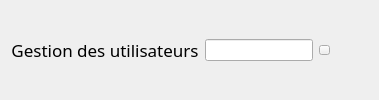
            <widget class="QWidget" name="widget_9" native="true">
             <layout class="QHBoxLayout" name="horizontalLayout_3" stretch="5,4,0">
              <item>
               <widget class="QLabel" name="label_2">
                <property name="font">
                 <font>
                  <family>Montserrat Medium</family>
                  <pointsize>13</pointsize>
                 </font>
                </property>
                <property name="text">
                 <string>Gestion des utilisateurs</string>
                </property>
                <property name="alignment">
                 <set>Qt::AlignCenter</set>
                </property>
               </widget>
              </item>
              <item>
               <layout class="QHBoxLayout" name="horizontalLayout_4">
                <item>
                 <widget class="QLineEdit" name="lineEdit_7"/>
                </item>
                <item>
                 <widget class="QPushButton" name="pushButton_8">
                  <property name="font">
                   <font>
                    <pointsize>1</pointsize>
                   </font>
                  </property>
                  <property name="text">
                   <string/>
                  </property>
                  <property name="icon">
                   <iconset resource="icon.qrc">
                    <normaloff>:/icons/search-interface-symbol.png</normaloff>:/icons/search-interface-symbol.png</iconset>
                  </property>
                  <property name="checkable">
                   <bool>true</bool>
                  </property>
                 </widget>
                </item>
               </layout>
              </item>
              <item>
               <widget class="QPushButton" name="pushButton_11">
                <property name="styleSheet">
                 <string notr="true">border:none;</string>
                </property>
                <property name="text">
                 <string/>
                </property>
                <property name="icon">
                 <iconset resource="icon.qrc">
                  <normaloff>:/icons/sidebar.png</normaloff>:/icons/sidebar.png</iconset>
                </property>
                <property name="iconSize">
                 <size>
                  <width>30</width>
                  <height>30</height>
                 </size>
                </property>
                <property name="checkable">
                 <bool>true</bool>
                </property>
               </widget>
              </item>
             </layout>
            </widget>
